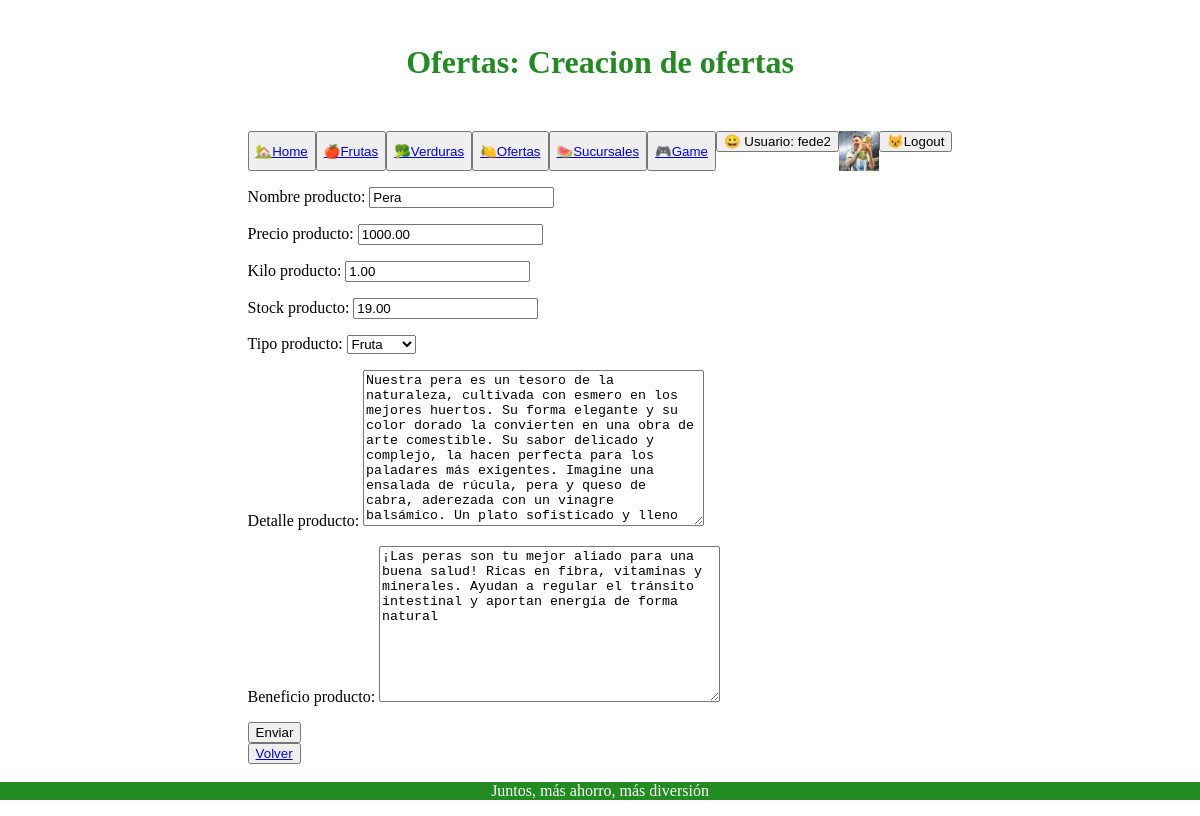
/producto/producto/update/1 (signed in), run on an earlier commit of the app's database.
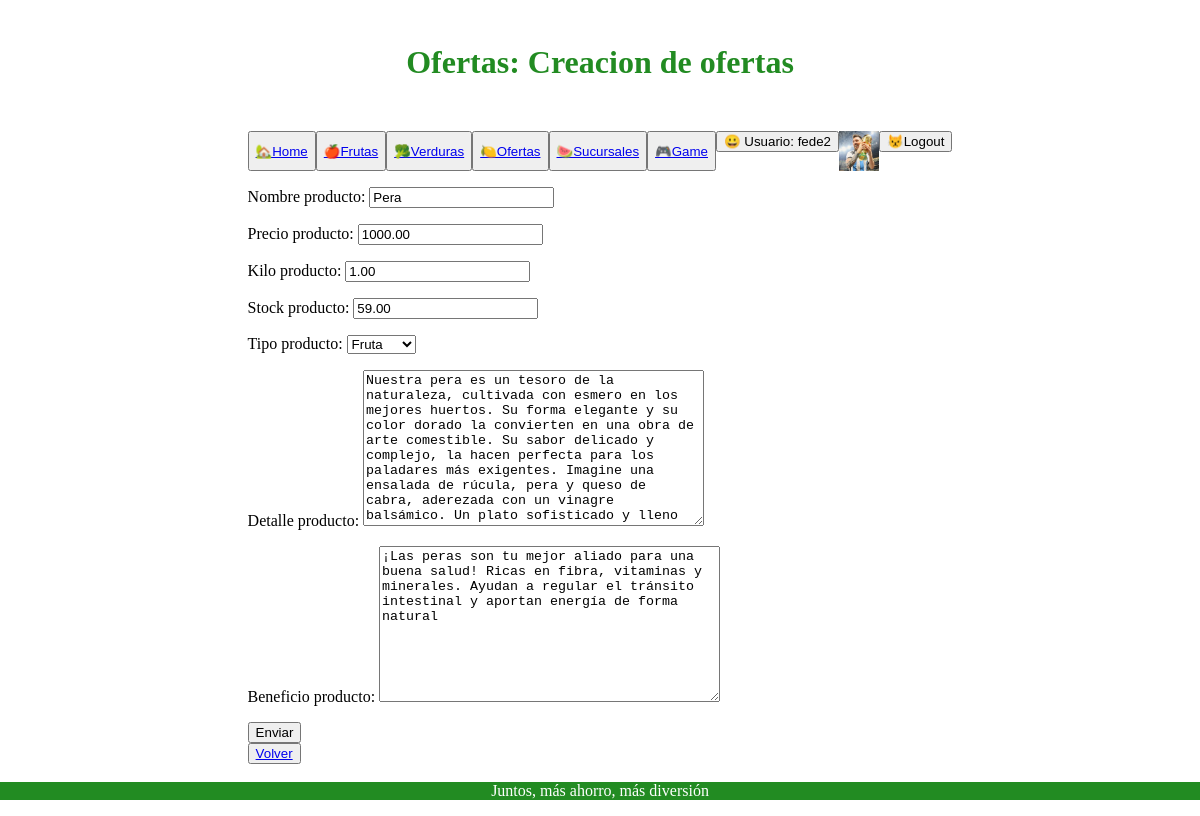
And on a later commit of the database.
### producto/models.py (models this page shows, shortened)
class Producto(models.Model):
    class Tipo_producto(models.TextChoices):
        FRUTA = "FRUTA", "Fruta"
        VERDURA = "VERDURA", "Verdura"
        OFERTA = "OFERTA", "Oferta"
    nombre_producto = models.CharField(max_length=100)
    precio_producto = models.DecimalField(max_digits=10, decimal_places=2)
    kilo_producto = models.DecimalField(max_digits=10, decimal_places=2)
    stock_producto = models.DecimalField(max_digits=10, decimal_places=2)
    tipo_producto = models.CharField(max_length=20, choices=Tipo_producto.choices)
    detalle_producto = models.TextField(blank=True, null=True)
    beneficio_producto = models.TextField(blank=True, null=True)

### producto/views.py (the view)
# urls.py: path('producto/update/<int:pk>',login_required(views.producto_update),name='producto_update'),
def producto_update(request,pk:int):
    query = Producto.objects.get(id=pk)
    if request.method == 'GET':
        form= ProductoForm(instance=query)
    if request.method == "POST":
        form = ProductoForm(request.POST, instance=query)
        if form.is_valid():
            form.save()
            return redirect("producto:producto_list")
    return render(request, 'producto/producto_create.html',{"form":form})

### producto/forms.py
class ProductoForm(forms.ModelForm):
    class Meta:
        model = Producto
        fields = '__all__'

### producto/templates/producto/producto_create.html (shortened to what this page needs)
{% extends 'core/base.html' %}
{% block header %}
<h1 style="color:forestgreen; text-align: center;">
    Ofertas: Creacion de ofertas
</h1>
{% endblock header %}
{% block main %}
    <form method="post">
        {{form.as_p}}
        <button type="submit">Enviar </button>
    </form>
    <button>
        <a href="{% url 'producto:index' %}">Volver</a>
    </button>
{% endblock main %}

What changed in the data, as far as the page shows it:
changed Producto "Pera": stock_producto "19.00" → "59.00"
